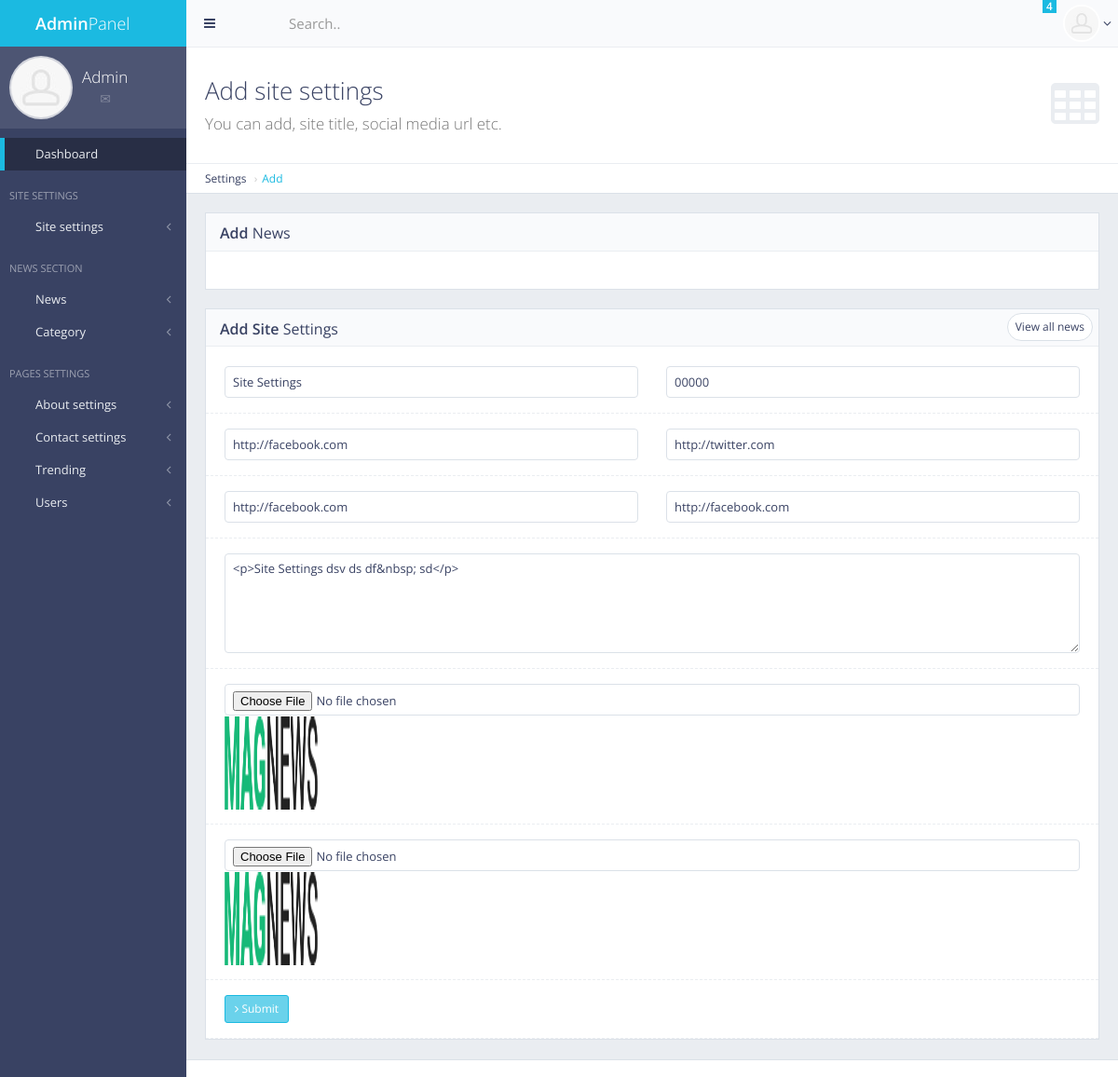
/panel/settings/ (signed in), run on the app's committed database.
### main/models.py (models this page shows, shortened)
class Main(models.Model):
    name = models.CharField(max_length=30)
    about = models.TextField()
    abouttxt = models.TextField(default='-')
    facebook = models.URLField(default='-')
    twitter = models.URLField(default='-')
    youtube = models.URLField(default='-')
    set_name = models.CharField(default='Settings',max_length=30)
    tel = models.CharField(default='00000',max_length=30)
    footer_link = models.URLField(default='-')
    picname = models.TextField(default="")
    picurl = models.TextField(default="")
    picname2 = models.TextField(default="")
    picurl2 = models.TextField(default="")

### main/views.py (the view, shortened to what this page needs)
# urls.py: url(r'^panel/settings/$', views.site_settings, name='site_settings'),
def site_settings(request):
    if not request.user.is_authenticated :
        return redirect('admin_login')
    site = Main.objects.get(pk=2)
    return render(request, 'back/settings.html', {'site':site})

### main/templates/back/settings.html (shortened to what this page needs)
{% extends 'back/master.html' %}
{% load static %}
{% block mainblock %}
<div id="page-content">
    <div class="content-header">
        <div class="header-section">
            <h1>
                <i class="fa fa-table"></i>Add site settings<br><small>You can add, site title, social media url etc.</small>
            </h1>
        </div>
    </div>
    <ul class="breadcrumb breadcrumb-top">
        <li>Settings</li>
        <li><a href="/panel/news/add">Add</a></li>
    </ul>
    <div class="block full">
        <div class="block-title">
            <h2><strong>Add</strong> News</h2>
        </div>
    </div>
    <div class="row">
    <div class="col-md-12">
        <div class="block">
            <div class="block-title">
                <div class="block-options pull-right">
                    <a href="javascript:void(0)" class="btn btn-alt btn-sm btn-default toggle-bordered enable-tooltip" data-toggle="button" title="Toggles .form-bordered class">View all news</a>
                </div>
                <h2><strong>Add Site</strong> Settings</h2>
            </div>
            <form action="" method="post" enctype="multipart/form-data" class="form-horizontal form-bordered">
	             <div class="form-group">
	                <div class="col-md-6">
	                    <input type="text" id="title" value="{{site.name}}" name="title" class="form-control" placeholder="Site title">
	                </div>
	                <div class="col-md-6">
	                    <input type="text" id="contact" value="{{site.tel}}" name="contact" class="form-control" placeholder="contact">
	                </div>
                </div>
                <div class="form-group">
	                <div class="col-md-6">
	                    <input type="text" id="facebook" value="{{site.facebook}}" name="facebook" class="form-control" placeholder="Facebook">
	                </div>
	                <div class="col-md-6">
	                    <input type="text" id="twitter" value="{{site.twitter}}" name="twitter" class="form-control" placeholder="Twitter">
	                </div>
                </div>
                <div class="form-group">
	                <div class="col-md-6">
	                    <input type="text" id="youtube" value="{{site.youtube}}" name="youtube" class="form-control" placeholder="youtube">
	                </div>
	                <div class="col-md-6">
	                    <input type="text" id="footer-link" value="{{site.footer_link}}" name="footer-link" class="form-control" placeholder="Footer link">
	                </div>
                </div>
	            <div class="form-group">
	                <div class="col-md-12">
	                    <textarea id="about_site" name="about_site" rows="5" class="form-control" placeholder="About Site">{{site.about}}</textarea>
	                </div>
	            </div>
                <div class="form-group">
	                <div class="col-md-12">
	                    <input type="file" rows="5" id="sitepic" name="sitepic" class="form-control" placeholder="Site image">
                    </div>
                    <div class="col-md-6">
	                    <img style="width: 100px; height: 100px;" src="{{site.picurl}}">
	                </div>
                </div>
                <div class="form-group">
	                <div class="col-md-12">
	                    <input type="file" rows="5" id="sitepic2" name="sitepic2" class="form-control" placeholder="Site image 2">
                    </div>
                    <div class="col-md-6">
	                    <img style="width: 100px; height: 100px;" src="{{site.picurl2}}">
	                </div>
                </div>
                <div class="form-group">
	                <div class="col-md-12">
	                    <button type="submit" class="btn btn-sm btn-primary"><i class="fa fa-angle-right"></i> Submit</button>
	                </div>
                </div>
            </form>
        </div>
    </div>
</div>
</div>
{% endblock %}

### data on the page
Main: title "Site Settings", contact "00000", facebook "http://facebook.com", twitter "http://twitter.com", youtube "http://facebook.com", footer-link "http://facebook.com", about_site "<p>Site Settings dsv ds df&nbsp; sd</p>", picurl (picture), picurl2 (picture)
